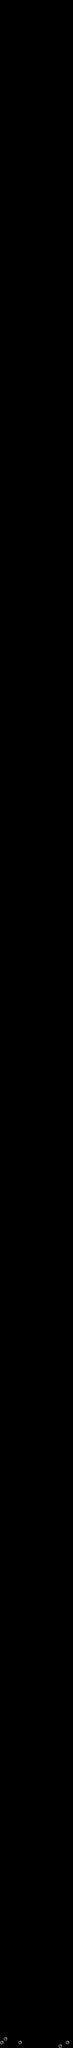

This game map was drawn from its Tiled (.tmx) file and the tilesets committed beside it. A one-line description and the trimmed map source follow:
An orthogonal 20x560 tile map with 16x16 px tiles, 1 tile layer (map_layer).

<map version="1.10" tiledversion="1.11.2" orientation="orthogonal" renderorder="right-down" width="20" height="560" tilewidth="16" tileheight="16" infinite="0" nextlayerid="2" nextobjectid="1">
 <tileset firstgid="1" source="ceres_tiles.tsx" />
 <layer id="1" name="map_layer" width="20" height="560">
  <data>[11200 cells, 5 non-empty, 1 distinct tile ids]</data>
 </layer>
</map>
